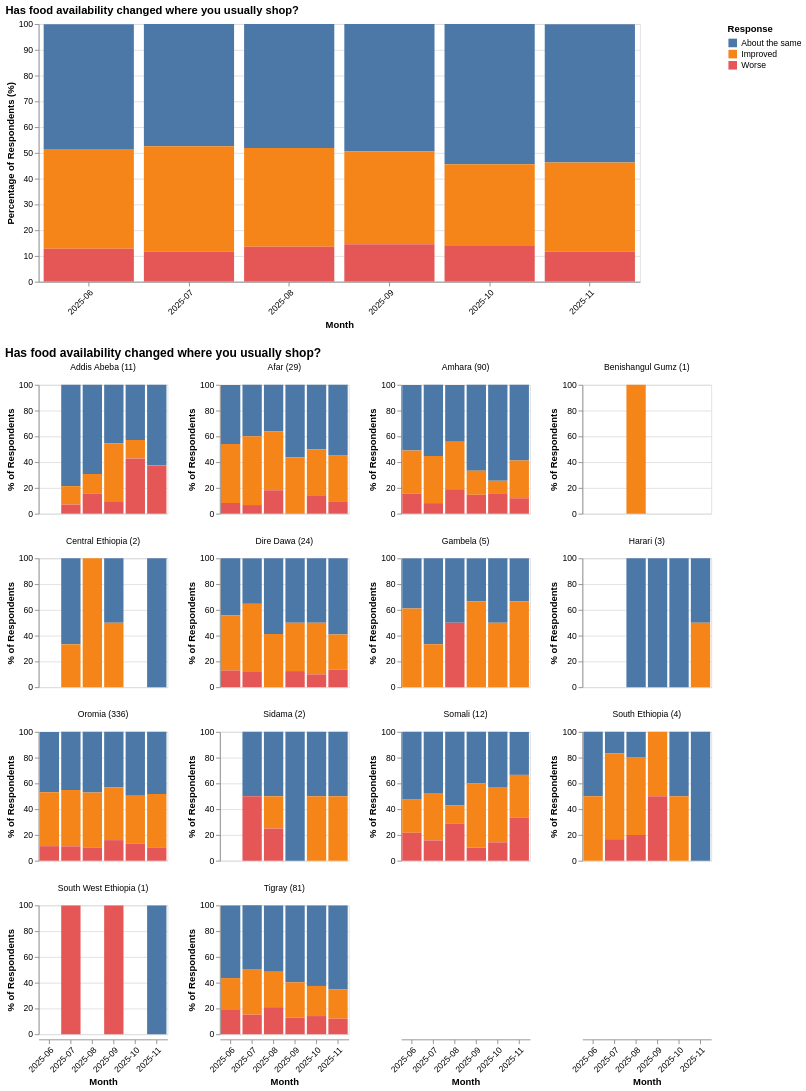

The notebook cell saved with this chart:
### Markdown cell above
### Has food availability changed where you usually shop?
There are three potential responses to this - About the same, improved and worsened. 
- Over the 6 months of 2025, more people have said 'it remained the same' in October and November. However, specifically in Addis, more people have said it worsened towards the later part of the year. A similar trends is seen in Somali., 
- There is a reduction in % of people who said the situation worsened in Afar, Amhara, Oromia (with the highest respondants). In Amahara people reported that the situation has increased.

### Code cell
multiselect_questions = {'Which foods are less available?'}

for question in food_availability:
    if question in multiselect_questions:
        continue  # handled separately above
    national_chart = create_stacked_percentage_chart(
        df=df, question_col=question, width=700, height=300
    )
    regional_chart = create_stacked_percentage_chart(
        df=df, question_col=question,
        region_mapping=submission_to_region, facet_width=150
    )
    display(alt.vconcat(national_chart, regional_chart).resolve_scale(color='shared'))

### Figure 1 — Vega-Lite specification as saved in the notebook (floating-point values rounded to 4 significant figures; data arrays with more than 128 entries replaced by an {"elided": "..."} marker saying what was removed)
{"config": {"view": {"continuousWidth": 300, "continuousHeight": 300}}, "vconcat": [{"data": {"name": "data-fd0a6c3f5a1767440b4e354ded12bba9"}, "mark": {"type": "bar"}, "encoding": {"color": {"field": "Has food availability changed where you usually shop?", "title": "Response", "type": "nominal"}, "tooltip": [{"field": "month", "type": "nominal"}, {"field": "Has food availability changed where you usually shop?", "type": "nominal"}, {"field": "percentage", "type": "quantitative"}, {"field": "count", "title": "Count", "type": "quantitative"}, {"field": "total", "title": "Total Respondents", "type": "quantitative"}], "x": {"axis": {"labelAngle": -45}, "field": "month", "title": "Month", "type": "nominal"}, "y": {"field": "percentage", "scale": {"domain": [0, 100]}, "title": "Percentage of Respondents (%)", "type": "quantitative"}}, "height": 300, "name": "view_78d56c3ebea1b753_0", "title": {"text": "Has food availability changed where you usually shop?", "align": "left", "anchor": "start"}, "width": 700}, {"data": {"name": "data-419999b5491fc175c23991410be25652"}, "facet": {"field": "region_label", "header": {"titleAlign": "left", "titleAnchor": "start"}, "sort": ["Addis Abeba (11)", "Afar (29)", "Amhara (90)", "Benishangul Gumz (1)", "Central Ethiopia (2)", "Dire Dawa (24)", "Gambela (5)", "Harari (3)", "Oromia (336)", "Sidama (2)", "Somali (12)", "South Ethiopia (4)", "South West Ethiopia (1)", "Tigray (81)"], "title": null, "type": "nominal"}, "spec": {"mark": {"type": "bar"}, "encoding": {"color": {"field": "Has food availability changed where you usually shop?", "title": "Response", "type": "nominal"}, "tooltip": [{"field": "region", "type": "nominal"}, {"field": "month", "type": "nominal"}, {"field": "Has food availability changed where you usually shop?", "type": "nominal"}, {"field": "percentage", "type": "quantitative"}, {"field": "count", "title": "Count", "type": "quantitative"}, {"field": "total", "title": "Total Respondents", "type": "quantitative"}], "x": {"axis": {"labelAngle": -45}, "field": "month", "title": "Month", "type": "nominal"}, "y": {"field": "percentage", "scale": {"domain": [0, 100]}, "title": "% of Respondents", "type": "quantitative"}}, "height": 150, "width": 150}, "columns": 4, "resolve": {"scale": {"y": "independent"}}, "title": {"text": "Has food availability changed where you usually shop?", "align": "left", "anchor": "start", "fontSize": 14}}], "params": [{"name": "param_1e9efca18e7a2868", "select": {"type": "interval", "encodings": ["x", "y"]}, "bind": "scales", "views": ["view_78d56c3ebea1b753_0"]}], "resolve": {"scale": {"color": "shared"}}, "$schema": "https://vega.github.io/schema/vega-lite/v6.1.0.json", "datasets": {"data-fd0a6c3f5a1767440b4e354ded12bba9": [{"month": "2025-06", "Has food availability changed where you usually shop?": "About the same", "count": 499, "total": 1030, "percentage": 48.4}, {"month": "2025-06", "Has food availability changed where you usually shop?": "Improved", "count": 399, "total": 1030, "percentage": 38.7}, {"month": "2025-06", "Has food availability changed where you usually shop?": "Worse", "count": 132, "total": 1030, "percentage": 12.8}, {"month": "2025-07", "Has food availability changed where you usually shop?": "About the same", "count": 303, "total": 639, "percentage": 47.4}, {"month": "2025-07", "Has food availability changed where you usually shop?": "Improved", "count": 262, "total": 639, "percentage": 41.0}, {"month": "2025-07", "Has food availability changed where you usually shop?": "Worse", "count": 74, "total": 639, "percentage": 11.6}, {"month": "2025-08", "Has food availability changed where you usually shop?": "About the same", "count": 238, "total": 494, "percentage": 48.2}, {"month": "2025-08", "Has food availability changed where you usually shop?": "Improved", "count": 189, "total": 494, "percentage": 38.3}, {"month": "2025-08", "Has food availability changed where you usually shop?": "Worse", "count": 67, "total": 494, "percentage": 13.6}, {"month": "2025-09", "Has food availability changed where you usually shop?": "About the same", "count": 238, "total": 481, "percentage": 49.5}, {"month": "2025-09", "Has food availability changed where you usually shop?": "Improved", "count": 173, "total": 481, "percentage": 36.0}, {"month": "2025-09", "Has food availability changed where you usually shop?": "Worse", "count": 70, "total": 481, "percentage": 14.6}, {"month": "2025-10", "Has food availability changed where you usually shop?": "About the same", "count": 259, "total": 476, "percentage": 54.4}, {"month": "2025-10", "Has food availability changed where you usually shop?": "Improved", "count": 151, "total": 476, "percentage": 31.7}, {"month": "2025-10", "Has food availability changed where you usually shop?": "Worse", "count": 66, "total": 476, "percentage": 13.9}, {"month": "2025-11", "Has food availability changed where you usually shop?": "About the same", "count": 244, "total": 455, "percentage": 53.6}, {"month": "2025-11", "Has food availability changed where you usually shop?": "Improved", "count": 158, "total": 455, "percentage": 34.7}, {"month": "2025-11", "Has food availability changed where you usually shop?": "Worse", "count": 53, "total": 455, "percentage": 11.6}], "data-419999b5491fc175c23991410be25652": {"elided": "170 records"}}}
